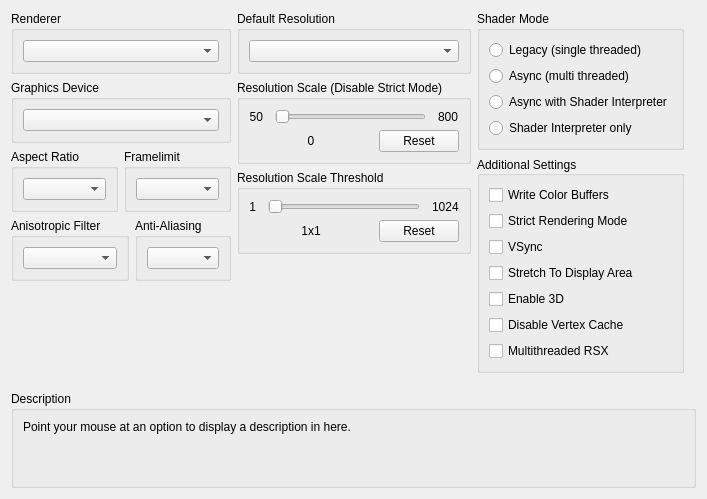
     <widget class="QWidget" name="gpuTab">
      <attribute name="title">
       <string>GPU</string>
      </attribute>
      <layout class="QVBoxLayout" name="gpuTab_layout">
       <item>
        <layout class="QHBoxLayout" name="gpuTabLayout" stretch="1,1,1">
         <item>
          <layout class="QVBoxLayout" name="gpuTabLayoutLeft">
           <item>
            <widget class="QGroupBox" name="gb_renderer">
             <property name="title">
              <string>Renderer</string>
             </property>
             <layout class="QVBoxLayout" name="gb_renderer_layout">
              <item>
               <widget class="QComboBox" name="renderBox"/>
              </item>
             </layout>
            </widget>
           </item>
           <item>
            <widget class="QGroupBox" name="gb_graphicsAdapter">
             <property name="title">
              <string>Graphics Device</string>
             </property>
             <layout class="QVBoxLayout" name="gb_graphicsAdapter_layout">
              <item>
               <widget class="QComboBox" name="graphicsAdapterBox"/>
              </item>
             </layout>
            </widget>
           </item>
           <item>
            <widget class="QWidget" name="widget_gpu_top" native="true">
             <layout class="QHBoxLayout" name="widget_gpu_top_layout" stretch="1,1">
              <property name="leftMargin">
               <number>0</number>
              </property>
              <property name="topMargin">
               <number>0</number>
              </property>
              <property name="rightMargin">
               <number>0</number>
              </property>
              <property name="bottomMargin">
               <number>0</number>
              </property>
              <item>
               <widget class="QGroupBox" name="gb_aspectRatio">
                <property name="title">
                 <string>Aspect Ratio</string>
                </property>
                <layout class="QVBoxLayout" name="gb_aspectRatio_layout">
                 <item>
                  <widget class="QComboBox" name="aspectBox"/>
                 </item>
                </layout>
               </widget>
              </item>
              <item>
               <widget class="QGroupBox" name="gb_frameLimit">
                <property name="title">
                 <string>Framelimit</string>
                </property>
                <layout class="QVBoxLayout" name="gb_frameLimit_layout">
                 <item>
                  <widget class="QComboBox" name="frameLimitBox"/>
                 </item>
                </layout>
               </widget>
              </item>
             </layout>
            </widget>
           </item>
           <item>
            <widget class="QWidget" name="widget_gpu_bottom" native="true">
             <layout class="QHBoxLayout" name="widget_gpu_bottom_layout" stretch="1,1">
              <property name="leftMargin">
               <number>0</number>
              </property>
              <property name="topMargin">
               <number>0</number>
              </property>
              <property name="rightMargin">
               <number>0</number>
              </property>
              <property name="bottomMargin">
               <number>0</number>
              </property>
              <item>
               <widget class="QGroupBox" name="gb_anisotropicFilter">
                <property name="title">
                 <string>Anisotropic Filter</string>
                </property>
                <layout class="QVBoxLayout" name="gb_anisotropicFilter_layout">
                 <item>
                  <widget class="QComboBox" name="anisotropicFilterOverride"/>
                 </item>
                </layout>
               </widget>
              </item>
              <item>
               <widget class="QGroupBox" name="gb_antiAliasing">
                <property name="title">
                 <string>Anti-Aliasing</string>
                </property>
                <layout class="QVBoxLayout" name="gb_antiAliasing_layout">
                 <item>
                  <widget class="QComboBox" name="antiAliasing"/>
                 </item>
                </layout>
               </widget>
              </item>
             </layout>
            </widget>
           </item>
           <item>
            <spacer name="gpu_tab_layout_right_spacer">
             <property name="orientation">
              <enum>Qt::Vertical</enum>
             </property>
             <property name="sizeType">
              <enum>QSizePolicy::MinimumExpanding</enum>
             </property>
             <property name="sizeHint" stdset="0">
              <size>
               <width>0</width>
               <height>0</height>
              </size>
             </property>
            </spacer>
           </item>
          </layout>
         </item>
         <item>
          <layout class="QVBoxLayout" name="gpuTabLayoutMiddle">
           <item>
            <widget class="QGroupBox" name="gb_default_resolution">
             <property name="title">
              <string>Default Resolution</string>
             </property>
             <layout class="QVBoxLayout" name="gb_default_resolution_layout">
              <item>
               <widget class="QComboBox" name="resBox"/>
              </item>
             </layout>
            </widget>
           </item>
           <item>
            <layout class="QVBoxLayout" name="layout_resolution_scale">
             <property name="spacing">
              <number>6</number>
             </property>
             <property name="leftMargin">
              <number>0</number>
             </property>
             <item>
              <widget class="QGroupBox" name="gb_resolutionScale">
               <property name="title">
                <string>Resolution Scale (Disable Strict Mode)</string>
               </property>
               <layout class="QVBoxLayout" name="gb_resolutionScale_layout">
                <item>
                 <widget class="QWidget" name="resolutionScaleLayoutTop" native="true">
                  <layout class="QHBoxLayout" name="horizontalLayout_23" stretch="0,1,0">
                   <property name="spacing">
                    <number>12</number>
                   </property>
                   <property name="leftMargin">
                    <number>0</number>
                   </property>
                   <property name="topMargin">
                    <number>0</number>
                   </property>
                   <property name="rightMargin">
                    <number>0</number>
                   </property>
                   <property name="bottomMargin">
                    <number>0</number>
                   </property>
                   <item>
                    <widget class="QLabel" name="resolutionScaleMin">
                     <property name="text">
                      <string>50</string>
                     </property>
                     <property name="alignment">
                      <set>Qt::AlignRight|Qt::AlignTrailing|Qt::AlignVCenter</set>
                     </property>
                    </widget>
                   </item>
                   <item>
                    <widget class="QSlider" name="resolutionScale">
                     <property name="orientation">
                      <enum>Qt::Horizontal</enum>
                     </property>
                    </widget>
                   </item>
                   <item>
                    <widget class="QLabel" name="resolutionScaleMax">
                     <property name="text">
                      <string>800</string>
                     </property>
                    </widget>
                   </item>
                  </layout>
                 </widget>
                </item>
                <item>
                 <layout class="QHBoxLayout" name="resolutionScaleLayoutBottom" stretch="1,0">
                  <item>
                   <widget class="QLabel" name="resolutionScaleVal">
                    <property name="text">
                     <string>0</string>
                    </property>
                    <property name="alignment">
                     <set>Qt::AlignCenter</set>
                    </property>
                   </widget>
                  </item>
                  <item>
                   <widget class="QPushButton" name="resolutionScaleReset">
                    <property name="text">
                     <string>Reset</string>
                    </property>
                   </widget>
                  </item>
                 </layout>
                </item>
               </layout>
              </widget>
             </item>
             <item>
              <widget class="QGroupBox" name="gb_minimumScalableDimension">
               <property name="title">
                <string>Resolution Scale Threshold</string>
               </property>
               <layout class="QVBoxLayout" name="gb_minimumScalableDimension_layout">
                <item>
                 <layout class="QHBoxLayout" name="minimumScalableDimensionLayoutTop" stretch="0,1,0">
                  <property name="spacing">
                   <number>12</number>
                  </property>
                  <item>
                   <widget class="QLabel" name="minimumScalableDimensionMin">
                    <property name="text">
                     <string>1</string>
                    </property>
                    <property name="alignment">
                     <set>Qt::AlignRight|Qt::AlignTrailing|Qt::AlignVCenter</set>
                    </property>
                   </widget>
                  </item>
                  <item>
                   <widget class="QSlider" name="minimumScalableDimension">
                    <property name="orientation">
                     <enum>Qt::Horizontal</enum>
                    </property>
                   </widget>
                  </item>
                  <item>
                   <widget class="QLabel" name="minimumScalableDimensionMax">
                    <property name="text">
                     <string>1024</string>
                    </property>
                   </widget>
                  </item>
                 </layout>
                </item>
                <item>
                 <layout class="QHBoxLayout" name="minimumScalableDimensionLayoutBottom" stretch="1,0">
                  <item>
                   <widget class="QLabel" name="minimumScalableDimensionVal">
                    <property name="text">
                     <string>1x1</string>
                    </property>
                    <property name="alignment">
                     <set>Qt::AlignCenter</set>
                    </property>
                   </widget>
                  </item>
                  <item>
                   <widget class="QPushButton" name="minimumScalableDimensionReset">
                    <property name="text">
                     <string>Reset</string>
                    </property>
                   </widget>
                  </item>
                 </layout>
                </item>
               </layout>
              </widget>
             </item>
            </layout>
           </item>
           <item>
            <spacer name="gpu_tab_layout_middle_spacer">
             <property name="orientation">
              <enum>Qt::Vertical</enum>
             </property>
             <property name="sizeType">
              <enum>QSizePolicy::MinimumExpanding</enum>
             </property>
             <property name="sizeHint" stdset="0">
              <size>
               <width>0</width>
               <height>0</height>
              </size>
             </property>
            </spacer>
           </item>
          </layout>
         </item>
         <item>
          <layout class="QVBoxLayout" name="gpuTabLayoutRight">
           <property name="rightMargin">
            <number>12</number>
           </property>
           <property name="bottomMargin">
            <number>12</number>
           </property>
           <item>
            <widget class="QGroupBox" name="gb_shader_mode">
             <property name="minimumSize">
              <size>
               <width>0</width>
               <height>123</height>
              </size>
             </property>
             <property name="title">
              <string>Shader Mode</string>
             </property>
             <layout class="QVBoxLayout" name="verticalLayout">
              <item>
               <widget class="QRadioButton" name="rb_legacy_recompiler">
                <property name="text">
                 <string notr="true">Legacy (single threaded)</string>
                </property>
               </widget>
              </item>
              <item>
               <widget class="QRadioButton" name="rb_async_recompiler">
                <property name="text">
                 <string notr="true">Async (multi threaded)</string>
                </property>
               </widget>
              </item>
              <item>
               <widget class="QRadioButton" name="rb_async_with_shader_interpreter">
                <property name="text">
                 <string notr="true">Async with Shader Interpreter</string>
                </property>
               </widget>
              </item>
              <item>
               <widget class="QRadioButton" name="rb_shader_interpreter_only">
                <property name="text">
                 <string notr="true">Shader Interpreter only</string>
                </property>
               </widget>
              </item>
             </layout>
            </widget>
           </item>
           <item>
            <widget class="QGroupBox" name="gb_additional_settings">
             <property name="sizePolicy">
              <sizepolicy hsizetype="Preferred" vsizetype="Preferred">
               <horstretch>0</horstretch>
               <verstretch>0</verstretch>
              </sizepolicy>
             </property>
             <property name="title">
              <string>Additional Settings</string>
             </property>
             <property name="alignment">
              <set>Qt::AlignLeading|Qt::AlignLeft|Qt::AlignVCenter</set>
             </property>
             <layout class="QVBoxLayout" name="gb_additional_settings_layout">
              <item>
               <widget class="QCheckBox" name="dumpColor">
                <property name="text">
                 <string>Write Color Buffers</string>
                </property>
               </widget>
              </item>
              <item>
               <widget class="QCheckBox" name="strictModeRendering">
                <property name="text">
                 <string>Strict Rendering Mode</string>
                </property>
               </widget>
              </item>
              <item>
               <widget class="QCheckBox" name="vsync">
                <property name="text">
                 <string>VSync</string>
                </property>
               </widget>
              </item>
              <item>
               <widget class="QCheckBox" name="stretchToDisplayArea">
                <property name="text">
                 <string>Stretch To Display Area</string>
                </property>
               </widget>
              </item>
              <item>
               <widget class="QCheckBox" name="Enable3D">
                <property name="text">
                 <string>Enable 3D</string>
                </property>
               </widget>
              </item>
              <item>
               <widget class="QCheckBox" name="disableVertexCache">
                <property name="text">
                 <string>Disable Vertex Cache</string>
                </property>
               </widget>
              </item>
              <item>
               <widget class="QCheckBox" name="multithreadedRSX">
                <property name="text">
                 <string>Multithreaded RSX</string>
                </property>
               </widget>
              </item>
              <item>
               <spacer name="additional_settings_spacer">
                <property name="orientation">
                 <enum>Qt::Vertical</enum>
                </property>
                <property name="sizeType">
                 <enum>QSizePolicy::MinimumExpanding</enum>
                </property>
                <property name="sizeHint" stdset="0">
                 <size>
                  <width>0</width>
                  <height>0</height>
                 </size>
                </property>
               </spacer>
              </item>
             </layout>
            </widget>
           </item>
          </layout>
         </item>
        </layout>
       </item>
       <item>
        <spacer name="gpuTabSpacer">
         <property name="orientation">
          <enum>Qt::Vertical</enum>
         </property>
         <property name="sizeType">
          <enum>QSizePolicy::MinimumExpanding</enum>
         </property>
         <property name="sizeHint" stdset="0">
          <size>
           <width>0</width>
           <height>0</height>
          </size>
         </property>
        </spacer>
       </item>
       <item>
        <widget class="QGroupBox" name="gb_description_gpu">
         <property name="title">
          <string>Description</string>
         </property>
         <layout class="QHBoxLayout" name="gb_description_gpu_layout">
          <item>
           <widget class="QLabel" name="description_gpu">
            <property name="text">
             <string>Point your mouse at an option to display a description in here.


</string>
            </property>
            <property name="textFormat">
             <enum>Qt::PlainText</enum>
            </property>
            <property name="alignment">
             <set>Qt::AlignLeading|Qt::AlignLeft|Qt::AlignTop</set>
            </property>
            <property name="wordWrap">
             <bool>true</bool>
            </property>
           </widget>
          </item>
         </layout>
        </widget>
       </item>
      </layout>
     </widget>
